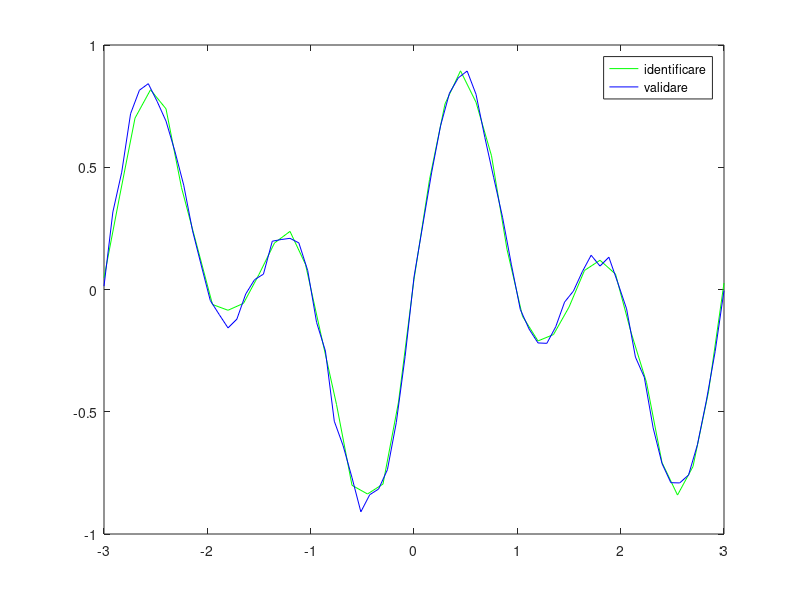
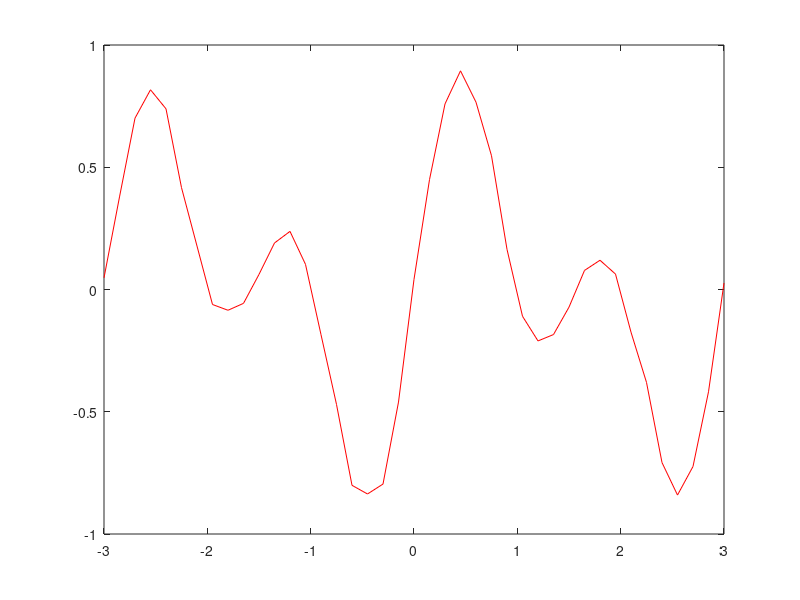

These charts were generated, in order, by the following MATLAB code: (Note: this script raises an error after producing the figures.)
% regresia liniara pt aproximarea functiilor
close all
load('lab2_09.mat');
n = 15;

plot(id.X, id.Y, 'g')
hold on
plot(val.X, val.Y, 'b')
legend('identificare', 'validare')

% Identificare
figure
plot(id.X, id.Y, 'r') , hold
y_hat_identificare = cauta(n, id.X, id.Y);
plot(id.X, y_hat_identificare, '--black') , title('Identificare');
legend('idY', 'yhatid')

% eroarea datelor de identificare
eroare_identificare = zeros(n, 1);
for i = 1:n
    coeficienti = cauta(i, id.X, id.Y);
    eroare_identificare(i) = eroare(length(id.Y), id.Y, coeficienti);
end

% afisarea erorii pentru fiecare grad 
disp('Erori pentru identificare: ');
disp(eroare_identificare);
% gradul cu cea mai mica eroare pentru valorile de identificare
[min_mse_identificare, grad_optim_identificare] = min(eroare_identificare);
% gradul cu cea mai mica eroare pentru valorile de identificare
disp(['Gradul optim pentru identificare: ', num2str(grad_optim_identificare)]);
% cea mai mica eroare pentru valorile de identificare
disp(['Eroarea minima pentru identificare: ', num2str(min_mse_identificare)]);

% Validare
figure
plot(val.X, val.Y, 'r'), hold on
y_hat_validare = cauta(n, val.X, val.Y);
plot(val.X, y_hat_validare, 'black'), title('Validare');
legend('valY', 'yhatval')

% eroarea datelor de validare
figure
eroare_validare_valori = zeros(n, 1);
for i = 1:n
    coeficienti = cauta(i, val.X, val.Y);
    eroare_validare = eroare(length(val.X), val.Y, coeficienti);
    eroare_validare_valori(i) = eroare_validare;
end
plot(1:n, eroare_validare_valori);
title('MSE pentru validare');
% gradul cu cea mai mica eroare pentru valorile de identificare
[min_mse_validare, grad_optim_validare] = min(eroare_validare_valori); 
% gradul cu cea mai mica eroare pentru valorile de validare
disp(['Gradul optim pentru validare ', num2str(grad_optim_validare)]);
% cea mai mica eroare pentru valorile de validare
disp(['Eroarea minima pentru validare: ', num2str(min_mse_validare)]);

figure
plot(val.X, val.Y, val.X, y_hat_validare);
title('Validare vs Aproximare');

function y_hat = cauta(n, x, y) % creaza y_hat
    phi = [];
    for i = 1:n
        phi = [phi (x(1,1:length(x))') .^ (i-1)];
    end
    theta = phi \ y';
    y_hat = phi * theta;
end

function MSE = eroare(n, y, y_hat) % functie pentru eroarea medie patratica
    e = y - y_hat' ;
    MSE = sum(e(:) .^ 2) / n;
end
